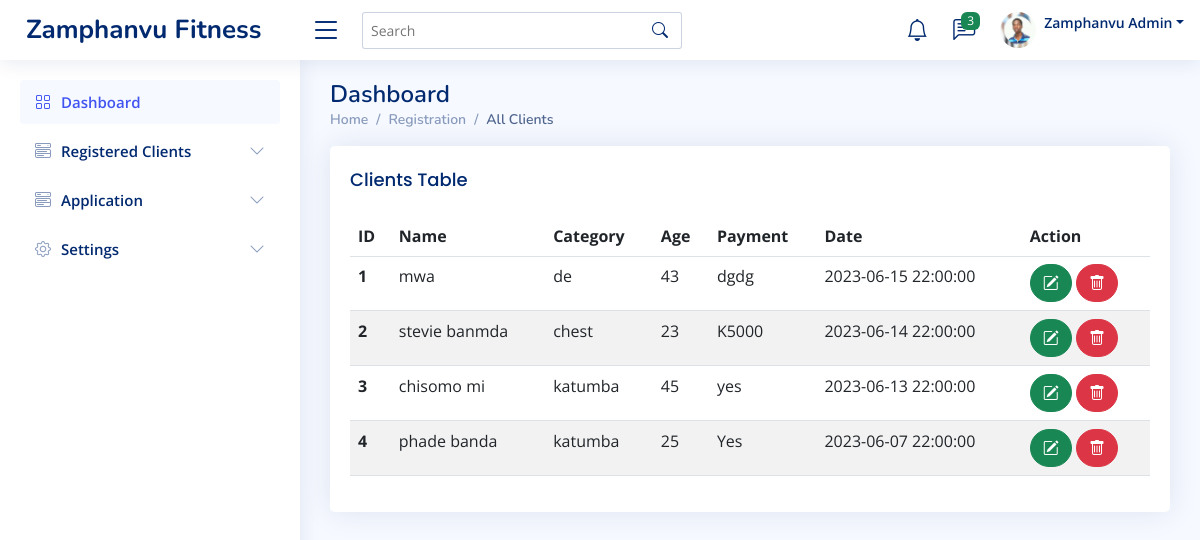
/clients.php, run on the app's committed database.
### tables this page shows
CREATE TABLE `clients` (
  `id` int(10) NOT NULL,
  `client_name` varchar(255) DEFAULT NULL,
  `category` varchar(255) DEFAULT NULL,
  `age` varchar(255) DEFAULT NULL,
  `payment` varchar(255) DEFAULT NULL,
  `date` timestamp NULL DEFAULT current_timestamp()
);

### clients.php (the view, shortened to what this page needs)
<?php
        require "connection.php";
    ?>
<!DOCTYPE html>
<html lang="en">
<head>
    <link href="assets/vendor/bootstrap/css/bootstrap.min.css" rel="stylesheet">
    <link href="assets/vendor/bootstrap-icons/bootstrap-icons.css" rel="stylesheet">
    <link href="assets/vendor/boxicons/css/boxicons.min.css" rel="stylesheet">
    <link href="assets/vendor/quill/quill.snow.css" rel="stylesheet">
    <link href="assets/vendor/quill/quill.bubble.css" rel="stylesheet">
    <link href="assets/vendor/remixicon/remixicon.css" rel="stylesheet">
    <link href="assets/vendor/simple-datatables/style.css" rel="stylesheet">
    <link href="assets/css/style.css" rel="stylesheet">
</head>
<body>
    <header id="header" class="header fixed-top d-flex align-items-center">
        <div class="d-flex align-itemns-center justify-content-between">
            <a href="index.php" class="logo d-flex align-items-center">
                <span class="d-none d-lg-block">Zamphanvu Fitness</span>
            </a>
            <i class="bi bi-list toggle-sidebar-btn"></i>
        </div>
        <div class="search-bar">
            <form class="search-form d-flex align-items-center" method="post" action="">
                <input type="text" name="" placeholder="Search" title="Enter search keyword">
                <button type="submit" title="search"><i class="bi bi-search"></i></button>
            </form>
        </div>
        <nav class="header-nav ms-auto">
            <ul class="d-flex align-items-center">
               <li class="nav-item dropdown">
                <a class="nav-link nav-icon" href="#" data-bs-toggle="dropdown">
                    <i class="bi bi-bell"></i>
                </a>
               </li>
               <li class="nav-item dropdown">
                <a class="nav-link nav-icon" href="#" data-bs-toggle="dropdown">
                    <i class="bi bi-chat-left-text"></i>
                    <span class="badge bg-success badge-number">3</span>
                </a>
               </li>
                <li class="nav-item dropdown pe-3">
                    <a class="nav-link nav-profile d-flex align-tems-center pe-0" href="#" data-bs-toggle="dropdown">
                        <img src="assets/img/profile.jpg" alt="profile" class="rounded-circle">
                        <span class="d-none d-md-block dropdown-toggle ps-2">Zamphanvu Admin</span>
                    </a>
               </li>
            </ul>
        </nav>
    </header>
    <aside id="sidebar" class="sidebar">
        <ul class="sidebar-nav" id="sidebar-nav">
            <li class="nav-item">
                <a class="nav-link" href="index.php">
                    <i class="bi bi-grid"></i>
                    <span>Dashboard</span>
                </a>
            </li>
            <li class="nav-item">
                <a  class="nav-link collapsed" data-bs-target="#components-nav" data-bs-toggle="collapse" href="#">
                <i class="bi bi-menu-button-wide"></i><span>Registered Clients</span><i class="bi bi-chevron-down ms-auto"></i>
                </a>
            </li>
            <li class="nav-item">
                <a  class="nav-link collapsed" data-bs-target="#icons-nav" data-bs-toggle="collapse" href="#">
                <i class="bi bi-menu-button-wide"></i><span>Application</span><i class="bi bi-chevron-down ms-auto"></i>
                </a>
            </li>
            <li class="nav-item">
                <a  class="nav-link collapsed" data-bs-target="#form-nav" data-bs-toggle="collapse" href="#">
                <i class="bi bi-gear"></i><span>Settings</span><i class="bi bi-chevron-down ms-auto"></i>
                </a>
            </li>
         </ul>
    </aside>
    <main id="main" class="main">
        <div class="pagetitle">
            <h1>Dashboard</h1>
            <nav>
                <ol class="breadcrumb">
                    <li class="breadcrumb-item"><a href="index.php">Home</a></li>
                    <li class="breadcrumb-item">Registration</li>
                    <li class="breadcrumb-item active">All Clients</li>
                </ol>
            </nav>
        </div>
        <section class="section">
            <div class="row">
                <div class="col-lg-12">
                <div class="card">
                    <div class="card-body">
                        <div class="card-title">Clients Table</div>
                        <div style="overflow-x:auto;">
                        <table class="table table-striped">
                            <thead>
                                <tr>
                                    <th scope="col">ID</th>
                                    <th scope="col">Name</th>
                                    <th scope="col">Category</th>
                                    <th scope="col">Age</th>
                                    <th scope="col">Payment</th>
                                    <th scope="col">Date</th>
                                    <th scope="col">Action</th>
                                </tr>
                            </thead>
                            <tbody>
                                <tr>
                                    <?php
                                        $sql ="SELECT * FROM clients";
                                        $result =$conn-> query($sql);
                                        while ($row =mysqli_fetch_assoc($result)){
                                            ?>
                                <tr>
                                                <th scope="row"><?php echo $row['id']?></th>
                                                <td><?php echo $row['client_name']?></td>
                                                <td><?php echo $row['category']?></td>
                                                <td><?php echo $row['age']?></td>
                                                <td><?php echo $row['payment']?></td>
                                                <td><?php echo $row['date']?></td>
                                                <td>
                                                    <a href="edit_client.php?id=$row[id]" id=<?php echo $row['id'];?> class="btn btn-success rounded-pill"><i class="bi bi-pencil-square"></i></a>
                                                    <a href="delete_clients.php?id=$row[id]" id=<?php echo $row['id'];?> class="btn btn-danger rounded-pill" onclick="return confirm('Are you sure you want to delete');"><i class="bi bi-trash"></i></a>
                                                </td>
                                </tr>
                                    <?php
                                        }
                                    ?>
                            </tbody>
                        </table>
                        </div>
                    </div>
                </div>
                </div>
            </div>
        </section>
    </main>
</body>
</html>

### assets/css/style.css (style rules this page uses)
:root { scroll-behavior: smooth; }
body { font-family: "Open Sans", sans-serif; background: #f6f9ff; color: #444444; }
a { color: #4154f1; text-decoration: none; }
h1, h2, h3, h4, h5, h6 { font-family: "Nunito", sans-serif; }
#main { margin-top: 60px; padding: 20px 30px; transition: all 0.3s; }
.pagetitle { margin-bottom: 10px; }
.pagetitle h1 { font-size: 24px; margin-bottom: 0; font-weight: 600; color: #012970; }
.card { margin-bottom: 30px; border: none; border-radius: 5px; box-shadow: 0px 0 30px rgba(1, 41, 112, 0.1); }
.card-title { padding: 20px 0 15px 0; font-size: 18px; font-weight: 500; color: #012970; font-family: "Poppins", sans-serif; }
.card-body { padding: 0 20px 20px 20px; }
.breadcrumb { font-size: 14px; font-family: "Nunito", sans-serif; color: #899bbd; font-weight: 600; }
.breadcrumb a { color: #899bbd; transition: 0.3s; }
.breadcrumb .breadcrumb-item::before { color: #899bbd; }
.breadcrumb .active { color: #51678f; font-weight: 600; }
.logo { line-height: 1; }
@media (min-width: 1200px) { .logo { width: 280px; } }
.logo span { font-size: 26px; font-weight: 700; color: #012970; font-family: "Nunito", sans-serif; }
.header { transition: all 0.5s; z-index: 997; height: 60px; box-shadow: 0px 2px 20px rgba(1, 41, 112, 0.1); background-color: #fff; padding-left: 20px; }
.header .toggle-sidebar-btn { font-size: 32px; padding-left: 10px; cursor: pointer; color: #012970; }
.header .search-bar { min-width: 360px; padding: 0 20px; }
.header .search-form { width: 100%; }
.header .search-form input { border: 0; font-size: 14px; color: #012970; border: 1px solid rgba(1, 41, 112, 0.2); padding: 7px 38px 7px 8px; border-radius: 3px; transition: 0.3s; width: 100%; }
.header .search-form button { border: 0; padding: 0; margin-left: -30px; background: none; }
.header .search-form button i { color: #012970; }
.header-nav ul { list-style: none; }
.header-nav>ul { margin: 0; padding: 0; }
.header-nav .nav-icon { font-size: 22px; color: #012970; margin-right: 25px; position: relative; }
.header-nav .nav-profile { color: #012970; }
.header-nav .nav-profile img { max-height: 36px; }
.header-nav .nav-profile span { font-size: 14px; font-weight: 600; }
.header-nav .badge-number { position: absolute; inset: -2px -5px auto auto; font-weight: normal; font-size: 12px; padding: 3px 6px; }
.sidebar { position: fixed; top: 60px; left: 0; bottom: 0; width: 300px; z-index: 996; transition: all 0.3s; padding: 20px; overflow-y: auto; scrollbar-width: thin; scrollbar-color: #aab7cf transparent; box-shadow: 0px 0px 20px rgba(1, 41, 112, 0.1); background-color: #fff; }
@media (min-width: 1200px) { #main, #footer { margin-left: 300px; } }
.sidebar-nav { padding: 0; margin: 0; list-style: none; }
.sidebar-nav li { padding: 0; margin: 0; list-style: none; }
.sidebar-nav .nav-item { margin-bottom: 5px; }
.sidebar-nav .nav-link { display: flex; align-items: center; font-size: 15px; font-weight: 600; color: #4154f1; transition: 0.3; background: #f6f9ff; padding: 10px 15px; border-radius: 4px; }
.sidebar-nav .nav-link i { font-size: 16px; margin-right: 10px; color: #4154f1; }
.sidebar-nav .nav-link.collapsed { color: #012970; background: #fff; }
.sidebar-nav .nav-link.collapsed i { color: #899bbd; }
.sidebar-nav .nav-link .bi-chevron-down { margin-right: 0; transition: transform 0.2s ease-in-out; }

### clients.php (style rules this page uses)
img { height: 700px; }

### data on the page
clients: id "1", client_name "mwa", category "de", age "43", payment "dgdg", date "2023-06-15 22:00:00"
clients: id "2", client_name "stevie banmda", category "chest", age "23", payment "K5000", date "2023-06-14 22:00:00"
clients: id "3", client_name "chisomo mi", category "katumba", age "45", payment "yes", date "2023-06-13 22:00:00"
clients: id "4", client_name "phade banda", category "katumba", age "25", payment "Yes", date "2023-06-07 22:00:00"
